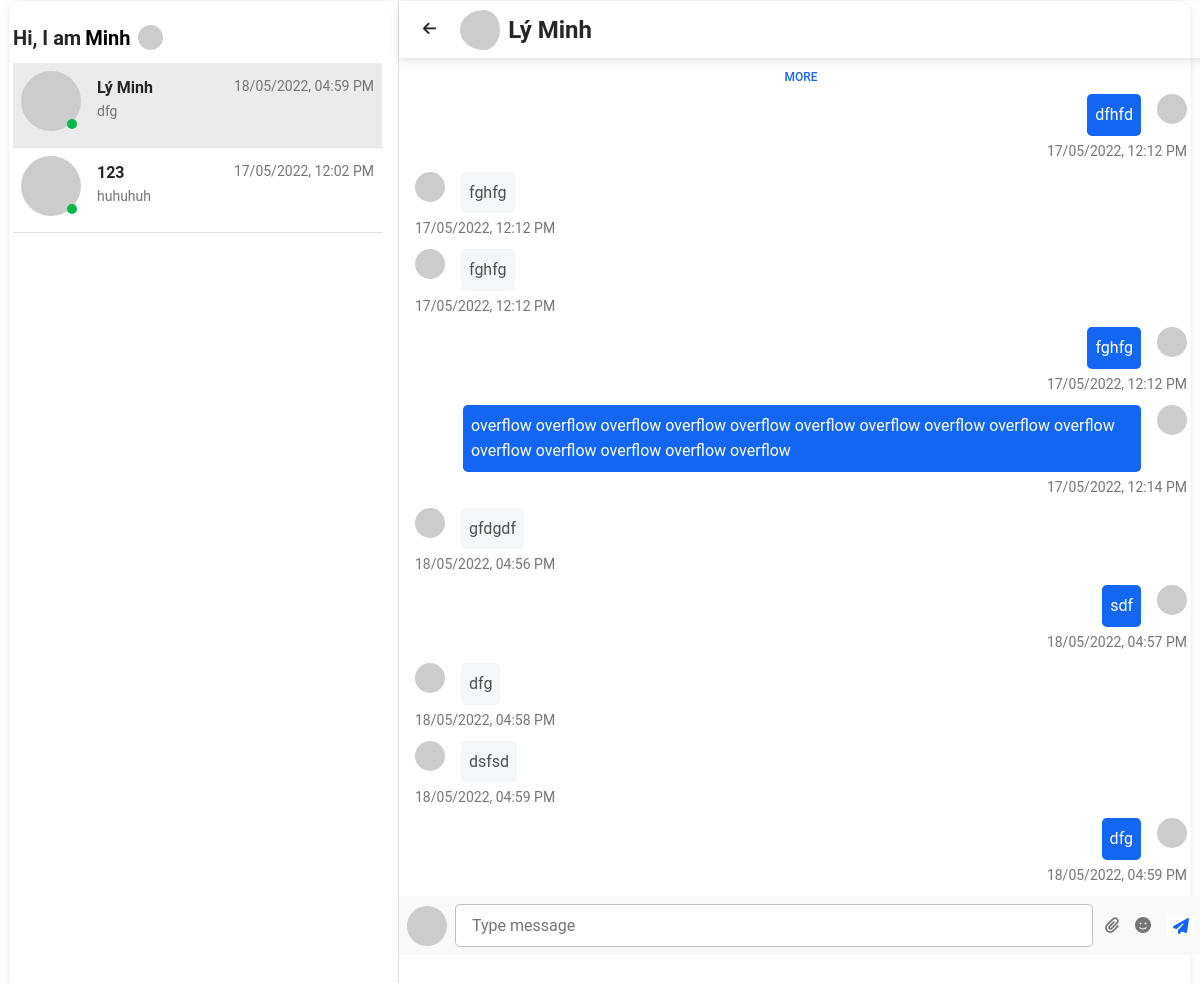
The app's page /chat?thread_id=1 (signed in) with its own data.
### models.py (models this page shows, shortened)
class User(UserMixin, db.Model):
    __tablename__ = 'users'
    id = db.Column(db.Integer, primary_key=True)
    name = db.Column(db.String, nullable=False)
    email = db.Column(db.String, unique=True, nullable=False)
    password = db.Column(db.String, nullable=False)
    posts = db.relationship("Post", back_populates='user', lazy='dynamic')
    comments = db.relationship("Comment", back_populates='user', lazy='dynamic')
    liked_posts = db.relationship('LikedPost', back_populates='user', lazy='dynamic')
    liked_comments = db.relationship('LikedComment', back_populates='user', lazy='dynamic')
    user_messages = db.relationship('Message', back_populates='user', lazy='dynamic')
    read_messages = db.relationship('MessageReadState')
    thread_participants = db.relationship('ThreadParticipant', back_populates='user', lazy='dynamic')

class Thread(db.Model):
    __tablename__ = 'threads'
    id = db.Column(db.Integer, primary_key=True)
    participants = db.relationship('ThreadParticipant', back_populates='thread')
    thread_messages = db.relationship('Message', back_populates='thread', lazy='dynamic')

class ThreadParticipant(db.Model):
    __tablename__ = 'thread_participants'
    thread_id = db.Column(db.Integer, db.ForeignKey('threads.id'), primary_key=True)
    user_id = db.Column(db.Integer, db.ForeignKey('users.id'), primary_key=True)
    thread = db.relationship('Thread', back_populates='participants')
    user = db.relationship('User', back_populates='thread_participants')

class Message(db.Model):
    __tablename__ = 'messages'
    id = db.Column(db.Integer, primary_key=True)
    thread_id = db.Column(db.Integer, db.ForeignKey('threads.id'))
    send_date = db.Column(db.DateTime, nullable=False)
    sending_user_id = db.Column(db.Integer, db.ForeignKey('users.id'))
    body = db.Column(db.String, nullable=False)
    user = db.relationship('User', back_populates='user_messages')
    read_state = db.relationship('MessageReadState')
    thread = db.relationship('Thread', back_populates='thread_messages')

### app.py (the view)
@app.route('/chat')
@login_required
def chat_page():
    thread_id = request.args.get('thread_id')
    threads = Thread.query.join(Thread.participants).filter_by(user_id=current_user.id)
    chat_thread_html = None
    thread = None
    if thread_id:
        thread = Thread.query.get(thread_id)
        user = None
        thread_has_current_user = False
        for participant in thread.participants:
            if participant.user.id != current_user.id:
                user = participant.user
            else:
                thread_has_current_user = True
        if not thread_has_current_user:
            return redirect(url_for('chat_page'))
        messages = thread.thread_messages.order_by(desc(Message.id)).paginate(page=1, per_page=10)
        chat_thread_html = render_template('chat-thread.html',
                                           thread=thread,
                                           messages=messages,
                                           user=user,
                                           reversed=reversed)
    list_thread_template = render_template('list-thread.html',
                                           threads=threads,
                                           Message=Message,
                                           desc=desc,
                                           current_thread=thread)
    return render_template('chat.html',
                           list_thread_template=list_thread_template,
                           chat_thread_html=chat_thread_html,
                           thread=thread
                           )

### app.py (called while the page is built)
@login_manager.user_loader
def load_user(user_id):
    return User.query.get(int(user_id))

### templates/chat-thread.html (shortened to what this page needs)
<div class="navbar container-fluid ps-0">
    <div class="d-flex ">
        <a href="{{ url_for('chat_page') }}"
           class="btn btn-link btn-rounded text-dark">
        </a>
        <a class="d-flex align-items-center text-dark" href="{{ url_for('get_profile', user_id=user.id) }}">
            <img
                    src="{{ user.email | gravatar }}"
                    class="rounded-circle pe-2"
                    height="40"
                    alt="Account"
                    loading="lazy"
            />
            <span class="fs-4 fw-bold">{{ user.name }}</span>
        </a>
    </div>
</div>
<div class="overflow-scroll px-3 pt-3 d-flex flex-column-reverse" id="message_holder" data-mdb-perfect-scrollbar="true"
     style="position: relative; height: 75vh;">
    {% for message in messages.items %}
        {% if message.sending_user_id == current_user.id %}
            <div class="d-flex flex-row justify-content-end">
                <div>
                    <p class="p-2 ms-5 me-3 mb-1 text-white rounded-3 bg-primary">
                        {{ message.body }}
                    </p>
                    <p class="small me-3 mb-3 rounded-3 text-muted position-absolute text-nowrap" style="right: 0;">
                        {{ message.send_date.strftime('%d/%m/%Y, %I:%M %p') }}
                    </p>
                </div>
                <div>
                    <img src="{{ current_user.email | gravatar }}"
                         class="rounded-circle"
                         alt="avatar 1" style="width: 30px; height: auto;">
                </div>
            </div>
        {% else %}
            <div class="d-flex flex-row justify-content-start">
                <div>
                    <img src="{{ message.user.email | gravatar }}"
                         class="rounded-circle"
                         alt="avatar 1" style="width: 30px; height: auto;">
                </div>
                <div>
                    <p class="p-2 ms-3 me-5 mb-1 rounded-3"
                       style="background-color: #f5f6f7;">
                        {{ message.body }}
                    </p>
                    <p class="small ms-3 mb-3 rounded-3 text-muted float-start position-absolute" style="left: 0;">
                        {{ message.send_date.strftime('%d/%m/%Y, %I:%M %p') }}
                    </p>
                </div>
            </div>
        {% endif %}
        {% if loop.last %}
            {% if messages.has_next %}
                <div class="text-center">
                    <div hx-get="{{ url_get_message }}"
                         hx-trigger="click"
                         hx-swap="outerHTML"
                         hx-target="closest .text-center"
                         class="btn btn-link w-25">
                        More
                    </div>
                </div>
            {% endif %}
        {% endif %}
    {% endfor %}
</div>
<div>
    <div class="text-muted d-flex justify-content-start align-items-center px-2 bg-light">
        <img src="{{ current_user.email | gravatar }}" class="rounded-circle"
             alt="avatar 3" style="width: 40px; height: 100%;">
        <input type="text" class="form-control form-control-lg rounded-3 m-2"
               id="message"
               placeholder="Type message">
        <a class="ms-1 text-muted"><i class="fas fa-paperclip"></i></a>
        <a class="ms-3 text-muted"><i class="fas fa-smile"></i></a>
        <button id="button-send-message" type="submit" class="ms-3 text-primary border-0 bg-white fas fa-paper-plane"
                data-id="{{ thread.id }}">
        </button>
    </div>
</div>

### templates/list-thread.html (shortened to what this page needs)
<div class="p-3">
    <div class="d-flex">
        <a class="navbar-brand text-dark me-2 mb-1 d-flex align-items-center fw-bold"
           href="{{ url_for('home') }}">
            Hi, I am
            {% if current_user.is_authenticated %}
                <span class="d-none d-sm-block ms-1 text-black">{{ current_user.name }}</span>
            {% else %}
                <span class="d-none d-sm-block ms-1 text-black">...</span>
            {% endif %}
        </a>
        {% if current_user.is_authenticated %}
            <div class="dropdown me-2 mb-1 d-flex align-items-center">
                <a
                        class="dropdown-toggle d-flex align-items-center hidden-arrow"
                        href="#"
                        id="navbarDropdownMenuAvatar"
                        role="button"
                        data-mdb-toggle="dropdown"
                        aria-expanded="false"
                >
                    <img
                            src="{{ current_user.email | gravatar }}"
                            class="rounded-circle"
                            height="25"
                            alt="Account"
                            loading="lazy"
                    />
                </a>
            </div>
        {% endif %}
    </div>
    <div class="overflow-scroll" data-mdb-perfect-scrollbar="true"
         style="position: relative; height: auto">
        <ul class="list-unstyled mb-0">
            {% for thread in threads %}
                <li class="p-2
                {% if current_thread and current_thread.id == thread.id %}
                    selected
                {% endif %}
                 border-bottom" data-id="{{ thread.id }}">
                    <a href="{{ url_for('chat_page', thread_id=thread.id) }}"
                       data-id="{{ thread.id }}"
                       class="d-flex justify-content-between">
                        <div class="d-flex flex-row overflow-hidden">
                            <div>
                                <img
                                        {% for participant in thread.participants %}
                                            {% if participant.user.id != current_user.id %}
                                                src="{{ participant.user.email | gravatar }}"
                                            {% endif %}
                                        {% endfor %}
                                                alt="avatar"
                                                class="d-flex align-self-center me-3 rounded-circle"
                                                width="60">
                                <span class="badge bg-success badge-dot"></span>
                            </div>
                            <div class="pt-1 w-50 me-3">
                                {% for participant in thread.participants %}
                                    {% if participant.user.id != current_user.id %}
                                        <p class="fw-bold mb-0 text-dark">{{ participant.user.name }}</p>
                                    {% endif %}
                                {% endfor %}
                                {% set message = thread.thread_messages.order_by(desc(Message.id)).first() %}
                                <p class="small text-muted hideOverflow">
                                    {% if message %}
                                        {{ message.body }}
                                    {% else %}
                                        Chat now
                                    {% endif %}
                                </p>
                            </div>
                        </div>
                        <div class="pt-1">
                            {% if message %}
                                <p class="small text-muted mb-1">{{ message.send_date.strftime('%d/%m/%Y, %I:%M %p') }}</p>
                            {% endif %}
                        </div>
                    </a>
                </li>
            {% endfor %}
        </ul>
    </div>
</div>

### static/css/home.css (style rules this page uses)
body { background-color: #f9fafb; }
.rounded-circle { border-radius: 50% !important; }
img { vertical-align: middle; border-style: none; }
.selected { background-color: #ebebeb; }
.badge-dot { border-radius: 50%; height: 10px; width: 10px; margin-left: 2.9rem; margin-top: -.75rem; }
.hideOverflow { overflow: hidden; white-space: nowrap; text-overflow: ellipsis; width: 100%; display: block; }

### templates/chat.html (style rules this page uses)
body { background-color: white; margin: 0; height: 100%; overflow: hidden; }

### records on screen
User: name "Minh"
ThreadParticipant: user.name "Lý Minh"
Message: body "dfg", send_date "18/05/2022, 04:59 PM"
ThreadParticipant: user.name "123"
Message: body "huhuhuh", send_date "17/05/2022, 12:02 PM"
User: name "Lý Minh"
Message: body "dsfsd", send_date "18/05/2022, 04:59 PM"
Message: body "dfg", send_date "18/05/2022, 04:58 PM"
Message: body "sdf", send_date "18/05/2022, 04:57 PM"
Message: body "gfdgdf", send_date "18/05/2022, 04:56 PM"
Message: body "overflow overflow overflow overflow overflow overflow overflow overflow overflow overflow overflow overflow overflow overflow overflow", send_date "17/05/2022, 12:14 PM"
Message: body "fghfg", send_date "17/05/2022, 12:12 PM"
Message: body "fghfg", send_date "17/05/2022, 12:12 PM"
Message: body "fghfg", send_date "17/05/2022, 12:12 PM"
Message: body "dfhfd", send_date "17/05/2022, 12:12 PM"
